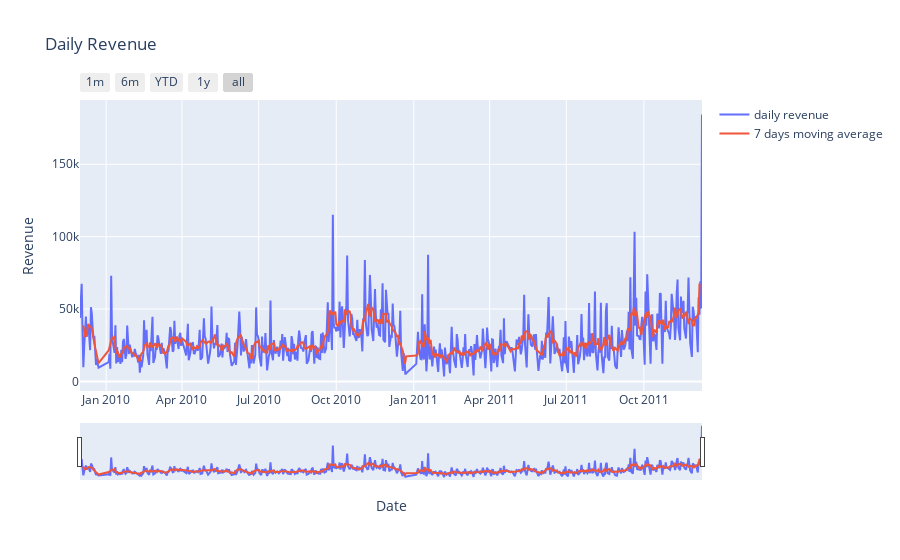

Write notebook code for a chart like this one.
### Markdown cell above
### Revenue

### Code cell
revenue = pd.DataFrame(data.groupby("Date").total_price.sum())
revenue_w = pd.DataFrame(data.groupby("Date").total_price.sum().rolling(window=7, center=True).mean())
fig = go.Figure()
fig.add_trace(go.Scatter(x=revenue.index, y=revenue.total_price,
                    mode='lines',
                    name='daily revenue'))
fig.add_trace(go.Scatter(x=revenue_w.index, y=revenue_w.total_price,
                    mode='lines',
                    name='7 days moving average'))
fig.update_layout(
    title="Daily Revenue",
    xaxis_title="Date",
    yaxis_title="Revenue",
    )
fig.update_xaxes(
    rangeslider_visible=True,
    rangeselector=dict(
        buttons=list([
            dict(count=1, label="1m", step="month", stepmode="backward"),
            dict(count=6, label="6m", step="month", stepmode="backward"),
            dict(count=1, label="YTD", step="year", stepmode="todate"),
            dict(count=1, label="1y", step="year", stepmode="backward"),
            dict(step="all")
        ])
    )
)
fig.show()

### Figure 1 — Plotly figure (JSON) as saved in the notebook; plotly's stock layout.template omitted (floating-point values rounded to 4 significant figures; data arrays with more than 128 entries replaced by an {"elided": "..."} marker saying what was removed)
{"data": [{"mode": "lines", "name": "daily revenue", "type": "scatter", "x": {"elided": "604 str values"}, "y": {"elided": "604 float values"}}, {"mode": "lines", "name": "7 days moving average", "type": "scatter", "x": {"elided": "604 str values"}, "y": {"elided": "604 float values"}}], "layout": {"title": {"text": "Daily Revenue"}, "xaxis": {"rangeselector": {"buttons": [{"count": 1, "label": "1m", "step": "month", "stepmode": "backward"}, {"count": 6, "label": "6m", "step": "month", "stepmode": "backward"}, {"count": 1, "label": "YTD", "step": "year", "stepmode": "todate"}, {"count": 1, "label": "1y", "step": "year", "stepmode": "backward"}, {"step": "all"}]}, "rangeslider": {"visible": true}, "title": {"text": "Date"}}, "yaxis": {"title": {"text": "Revenue"}}}}
